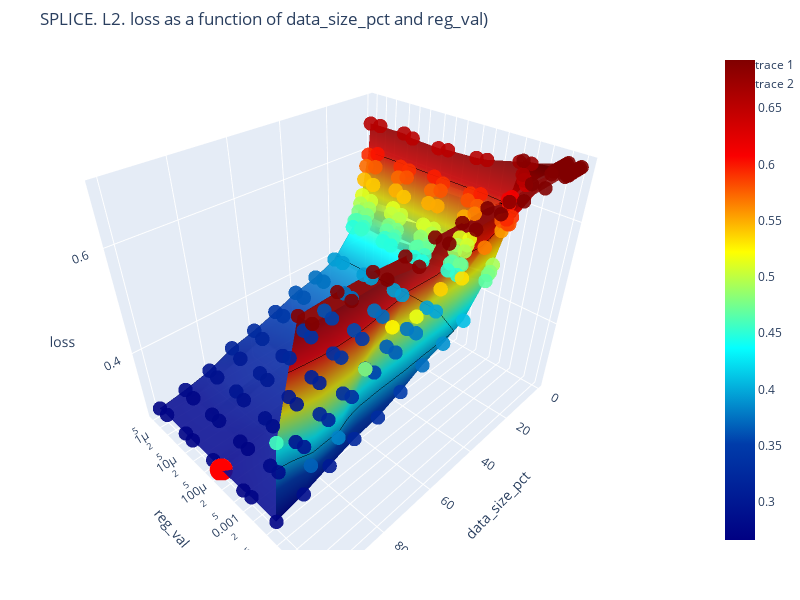

Here is the notebook cell this chart was saved with:
### Code cell
plot_3d = plot_3d_surface_with_avg(dataset, 'data_size_pct', 'reg_val', 'loss', log_x=False, log_y=log_scale, log_z=False)

### Figure 1 — Plotly figure (JSON) as saved in the notebook; plotly's stock layout.template omitted (floating-point values rounded to 4 significant figures; data arrays with more than 128 entries replaced by an {"elided": "..."} marker saying what was removed)
{"data": [{"colorscale": [[0, "rgb(0,0,131)"], [0.2, "rgb(0,60,170)"], [0.4, "rgb(5,255,255)"], [0.6, "rgb(255,255,0)"], [0.8, "rgb(250,0,0)"], [1, "rgb(128,0,0)"]], "contours": {"z": {"color": "black", "show": true, "width": 2}}, "opacity": 0.9, "type": "surface", "x": [1, 2, 3, 4, 5, 6, 7, 8, 9, 10, 20, 30, 40, 50, 60, 70, 80, 90, 100], "y": [0, 5e-07, 1e-06, 5.5e-06, 1e-05, 5.5e-05, 0.0001, 0.00055, 0.001, 0.0055, 0.01, 0.055, 0.1], "z": {"elided": "13x19 float values"}}, {"hoverinfo": "text", "hovertext": {"elided": "247 str values"}, "marker": {"color": {"elided": "247 float values"}, "colorscale": [[0, "rgb(0,0,131)"], [0.2, "rgb(0,60,170)"], [0.4, "rgb(5,255,255)"], [0.6, "rgb(255,255,0)"], [0.8, "rgb(250,0,0)"], [1, "rgb(128,0,0)"]], "opacity": 0.9, "size": 5}, "mode": "markers", "type": "scatter3d", "x": {"elided": "247 int values"}, "y": {"elided": "247 float values"}, "z": {"elided": "247 float values"}}, {"hoverinfo": "text", "hovertext": "Minimum loss: 0.26623569989576934<br>data_size_pct: 100.0<br>reg_val: 0.0001<br>Learning Rate: 0.006334", "marker": {"color": "red", "size": 8}, "mode": "markers", "type": "scatter3d", "x": [100], "y": [0.0001], "z": [0.2662]}], "layout": {"height": 600, "margin": {"b": 50, "l": 0.5, "r": 0.5, "t": 50}, "scene": {"aspectratio": {"x": 1.25, "y": 1, "z": 1}, "xaxis": {"title": {"text": "data_size_pct"}, "type": "linear"}, "yaxis": {"title": {"text": "reg_val"}, "type": "log"}, "zaxis": {"title": {"text": "loss"}, "type": "linear"}}, "title": {"text": "SPLICE. L2. loss as a function of data_size_pct and reg_val)"}, "width": 800}}
